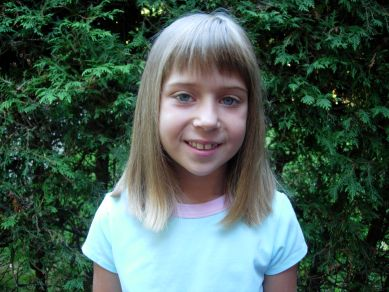
//> input picture images/girl.jpg, 389 x 292 px
$ ./recognizeFace   (built with g++ and OpenCV 4)
//> lines starting //> are read from the running program, lines starting //| are printed output that depends on the picture
// [17 lines of licence text are left out]

#include <iostream>
#include <opencv2/core.hpp>
#include <opencv2/highgui.hpp>
#include <opencv2/imgproc.hpp>
#include <opencv2/face.hpp>

// compute the Local Binary Patterns of a gray-level image
void lbp(const cv::Mat &image, cv::Mat &result) {

	assert(image.channels() == 1); // input image must be gray scale

	result.create(image.size(), CV_8U); // allocate if necessary

	for (int j = 1; j<image.rows - 1; j++) { // for all rows (except first and last)

		const uchar* previous = image.ptr<const uchar>(j - 1); // previous row
		const uchar* current  = image.ptr<const uchar>(j);	   // current row
		const uchar* next     = image.ptr<const uchar>(j + 1); // next row

		uchar* output = result.ptr<uchar>(j);	// output row

		for (int i = 1; i<image.cols - 1; i++) {

			// compose local binary pattern
			*output =  previous[i - 1] > current[i] ? 1 : 0;
			*output |= previous[i] > current[i] ?     2 : 0;
			*output |= previous[i + 1] > current[i] ? 4 : 0;

			*output |= current[i - 1] > current[i] ?  8 : 0;
			*output |= current[i + 1] > current[i] ? 16 : 0;

			*output |= next[i - 1] > current[i] ?    32 : 0;
			*output |= next[i] > current[i] ?        64 : 0;
			*output |= next[i + 1] > current[i] ?   128 : 0;

			output++; // next pixel
		}
	}

	// Set the unprocess pixels to 0
	result.row(0).setTo(cv::Scalar(0));
	result.row(result.rows - 1).setTo(cv::Scalar(0));
	result.col(0).setTo(cv::Scalar(0));
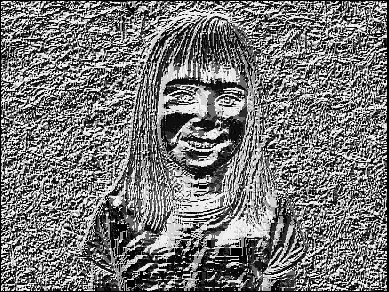
//> result: 292 rows x 389 cols, CV_8UC1; min 0, max 255, mean 119.1
	result.col(result.cols - 1).setTo(cv::Scalar(0));
}

int main()
{
	cv::Mat image = imread("girl.jpg", cv::IMREAD_GRAYSCALE);

	cv::imshow("Original image", image);

	cv::Mat lbpImage;
	lbp(image, lbpImage);

	cv::imshow("LBP image", lbpImage);

	cv::Ptr<cv::face::FaceRecognizer> recognizer =
		cv::face::createLBPHFaceRecognizer(1,      // radius of LBP pattern
			                               8,      // the number of neighboring pixels to consider
			                               8, 8,   // grid size
			                               200.);  // minimum distance to nearest neighbor

	// vectors of reference image and their labels
	std::vector<cv::Mat> referenceImages;
	std::vector<int> labels;
	// open the reference images
	referenceImages.push_back(cv::imread("face0_1.png", cv::IMREAD_GRAYSCALE));
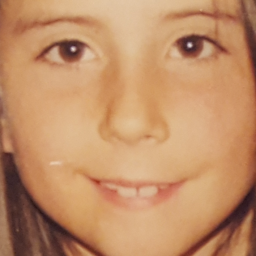
//> input picture images/face0_1.png, 256 x 256 px
//> referenceImages[0]: 256 rows x 256 cols, CV_8UC1; min 26, max 213, mean 153.4
	labels.push_back(0); // person 0
	referenceImages.push_back(cv::imread("face0_2.png", cv::IMREAD_GRAYSCALE));
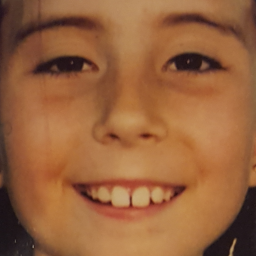
//> input picture images/face0_2.png, 256 x 256 px
//> referenceImages[1]: 256 rows x 256 cols, CV_8UC1; min 18, max 173, mean 109.3
	labels.push_back(0); // person 0
	referenceImages.push_back(cv::imread("face1_1.png", cv::IMREAD_GRAYSCALE));
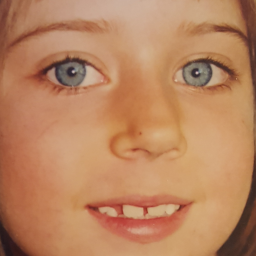
//> input picture images/face1_1.png, 256 x 256 px
//> referenceImages[2]: 256 rows x 256 cols, CV_8UC1; min 25, max 193, mean 144
	labels.push_back(1); // person 1
	referenceImages.push_back(cv::imread("face1_2.png", cv::IMREAD_GRAYSCALE));
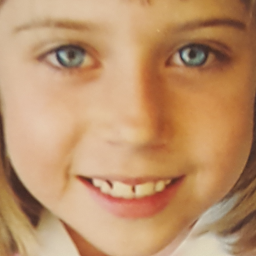
//> input picture images/face1_2.png, 256 x 256 px
//> referenceImages[3]: 256 rows x 256 cols, CV_8UC1; min 44, max 215, mean 154.6
	labels.push_back(1); // person 1

	// the 4 positive samples
	cv::Mat faceImages(2 * referenceImages[0].rows, 2 * referenceImages[0].cols, CV_8U);
//> faceImages: 512 rows x 512 cols, CV_8UC1; every value is 0
	for (int i = 0; i < 2; i++)
		for (int j = 0; j < 2; j++) {

			referenceImages[i * 2 + j].copyTo(faceImages(cv::Rect(j*referenceImages[i * 2 + j].cols, i*referenceImages[i * 2 + j].rows, referenceImages[i * 2 + j].cols, referenceImages[i * 2 + j].rows)));
		}
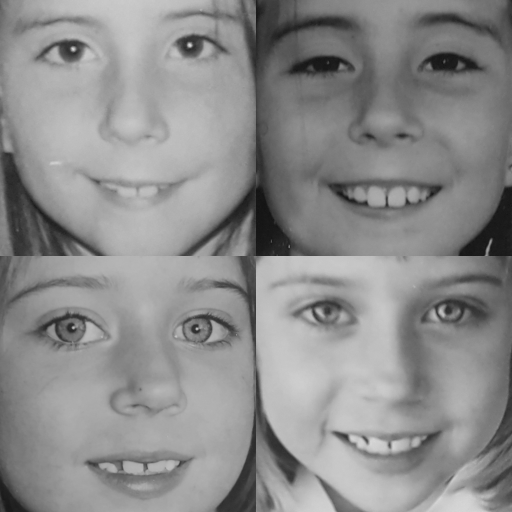
//> faceImages: 512 rows x 512 cols, CV_8UC1; min 18, max 215, mean 140.3

	cv::resize(faceImages, faceImages, cv::Size(), 0.5, 0.5);
//> faceImages: 256 rows x 256 cols, CV_8UC1
	cv::imshow("Reference faces", faceImages);

	// train the recognizer by
	// computing the LBPHs
	recognizer->train(referenceImages, labels);

	int predictedLabel = -1;
	double confidence = 0.0;

	// Extract a face image
	cv::Mat inputImage;
	cv::resize(image(cv::Rect(160, 75, 90, 90)), inputImage, cv::Size(256, 256));
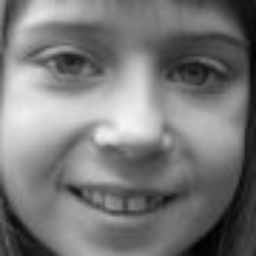
//> inputImage: 256 rows x 256 cols, CV_8UC1; min 0, max 246, mean 120.5
	cv::imshow("Input image", inputImage);

	// predict the label of this image
	recognizer->predict(inputImage,     // face image
		                predictedLabel, // predicted label of this image
		                confidence);    // confidence of the prediction
//> predictedLabel = 1; confidence = 90.31

	std::cout << "Image label= " << predictedLabel << " (" << confidence << ")" << std::endl;
//| Image label= 1 (90.3088)

	cv::waitKey();
}
